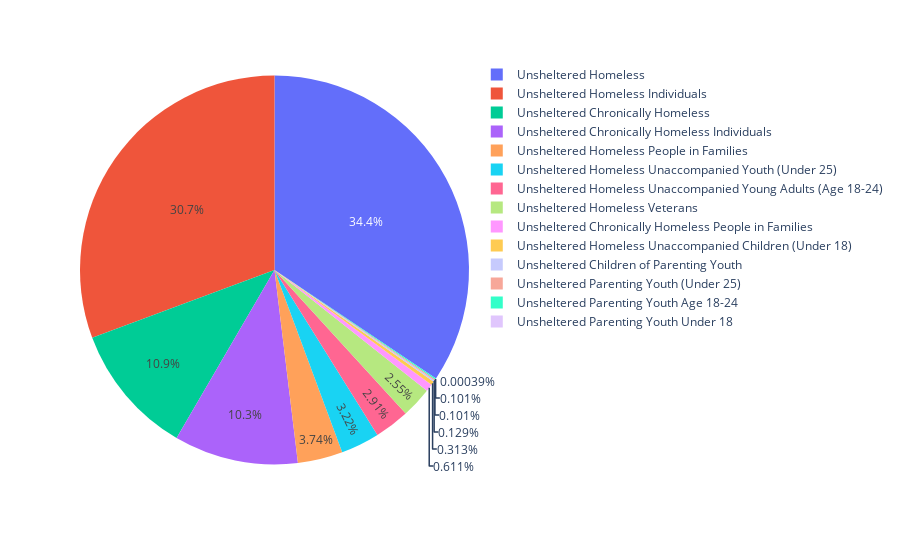

The cell this chart's notebook holds for it:
### Code cell
import plotly.express as px

fig = px.pie(Total_Percentage_Unsheltered, values='Percentage', names='Measures')
fig.show()

### Figure 1 — Plotly figure (JSON) as saved in the notebook; plotly's stock layout.template omitted (floating-point values rounded to 4 significant figures)
{"data": [{"domain": {"x": [0, 1], "y": [0, 1]}, "hovertemplate": "Measures=%{label}<br>Percentage=%{value}<extra></extra>", "labels": ["Unsheltered Children of Parenting Youth", "Unsheltered Chronically Homeless", "Unsheltered Chronically Homeless Individuals", "Unsheltered Chronically Homeless People in Families", "Unsheltered Homeless", "Unsheltered Homeless Individuals", "Unsheltered Homeless People in Families", "Unsheltered Homeless Unaccompanied Children (Under 18)", "Unsheltered Homeless Unaccompanied Young Adults (Age 18-24)", "Unsheltered Homeless Unaccompanied Youth (Under 25)", "Unsheltered Homeless Veterans", "Unsheltered Parenting Youth (Under 25)", "Unsheltered Parenting Youth Age 18-24", "Unsheltered Parenting Youth Under 18"], "legendgroup": "", "name": "", "showlegend": true, "type": "pie", "values": [0.1204, 10.19, 9.618, 0.5699, 32.07, 28.59, 3.483, 0.292, 2.708, 3.0, 2.376, 0.09456, 0.09419, 0.0003637]}], "layout": {"legend": {"tracegroupgap": 0}, "margin": {"t": 60}}}
